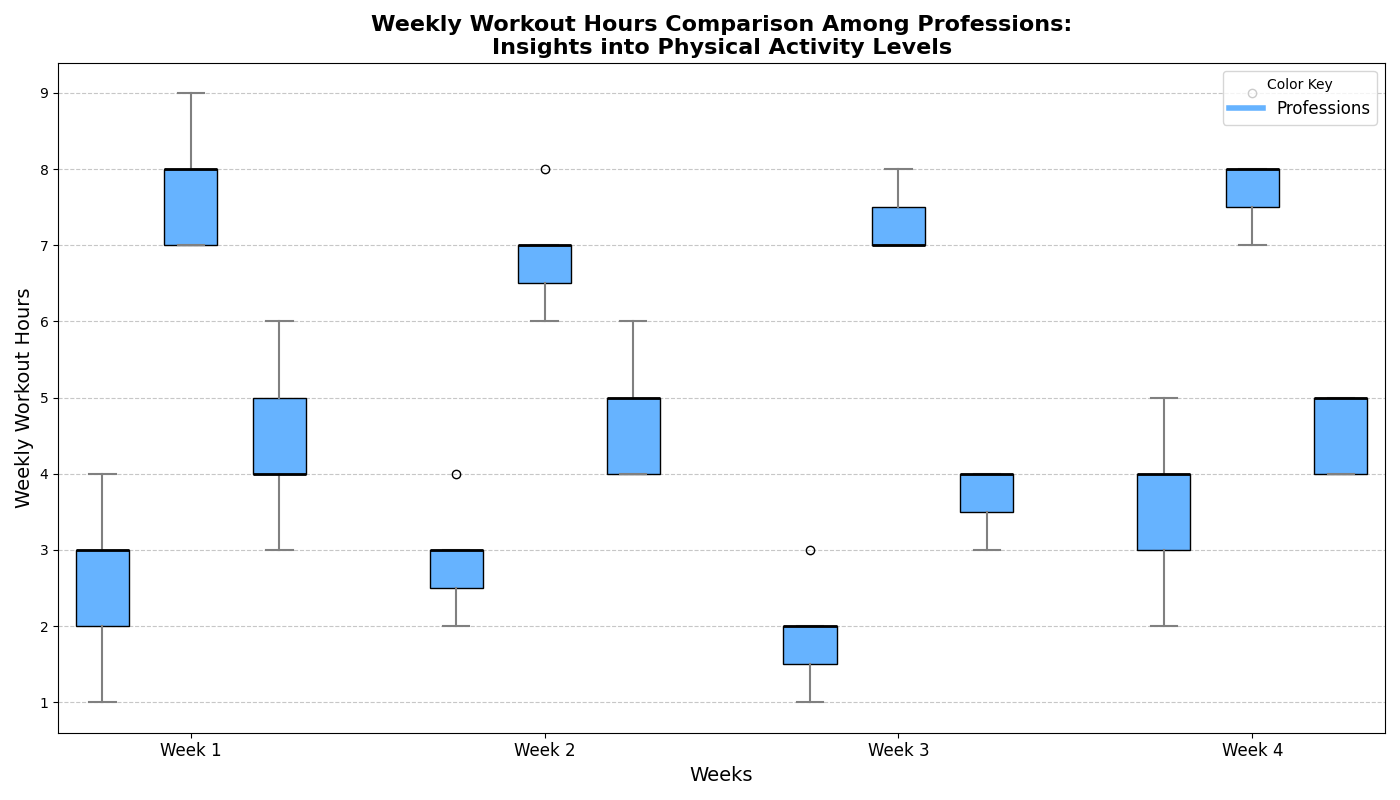

Reproduce this figure in Python.
import matplotlib.pyplot as plt
import numpy as np

# Define weekly workout hours data for each profession over four weeks
professions = ['Office Workers', 'Physical Laborers', 'Students']

office_worker_hours = [
    [3, 4, 2, 3, 2, 3, 1],  # Week 1: Randomly altered order
    [4, 3, 2, 2, 3, 3, 3],  # Week 2: Randomly altered order
    [2, 1, 3, 2, 2, 2, 1],  # Week 3: Randomly altered order
    [4, 3, 3, 4, 5, 2, 4]   # Week 4: Randomly altered order
]

physical_laborer_hours = [
    [8, 7, 9, 8, 8, 7, 7],  # Week 1: Randomly altered order
    [7, 6, 7, 8, 6, 7, 7],  # Week 2: Randomly altered order
    [8, 7, 8, 7, 7, 7, 7],  # Week 3: Randomly altered order
    [8, 9, 8, 7, 8, 8, 7]   # Week 4: Randomly altered order
]

student_hours = [
    [3, 4, 6, 5, 4, 5, 4],  # Week 1: Randomly altered order
    [5, 4, 4, 6, 5, 5, 4],  # Week 2: Randomly altered order
    [4, 3, 4, 4, 4, 4, 3],  # Week 3: Randomly altered order
    [5, 5, 4, 5, 4, 4, 5]   # Week 4: Randomly altered order
]

# Aggregate the data
data = [office_worker_hours, physical_laborer_hours, student_hours]

fig, ax = plt.subplots(figsize=(14, 8))
single_color = '#66b3ff'
positions = np.arange(len(data[0])) * (len(professions) + 1)

for i, hours in enumerate(data):
    pos = positions + i
    bp = ax.boxplot(hours, positions=pos, widths=0.6, patch_artist=True)

    for patch in bp['boxes']:
        patch.set_facecolor(single_color)
    for whisker in bp['whiskers']:
        whisker.set(color='gray', linewidth=1.5)
    for cap in bp['caps']:
        cap.set(color='gray', linewidth=1.5)
    for median in bp['medians']:
        median.set(color='black', linewidth=2)

xticks = positions + 1
ax.set_xticks(xticks)
ax.set_xticklabels([f"Week {i+1}" for i in range(len(data[0]))], fontsize=12)

ax.set_title("Weekly Workout Hours Comparison Among Professions:\nInsights into Physical Activity Levels", fontsize=16, fontweight='bold')
ax.set_ylabel("Weekly Workout Hours", fontsize=14)
ax.set_xlabel("Weeks", fontsize=14)
ax.grid(axis='y', linestyle='--', alpha=0.7)

ax.legend([plt.Line2D([0], [0], color=single_color, lw=4)], ['Professions'], title='Color Key', loc='upper right', fontsize=12)

plt.tight_layout()
plt.show()
